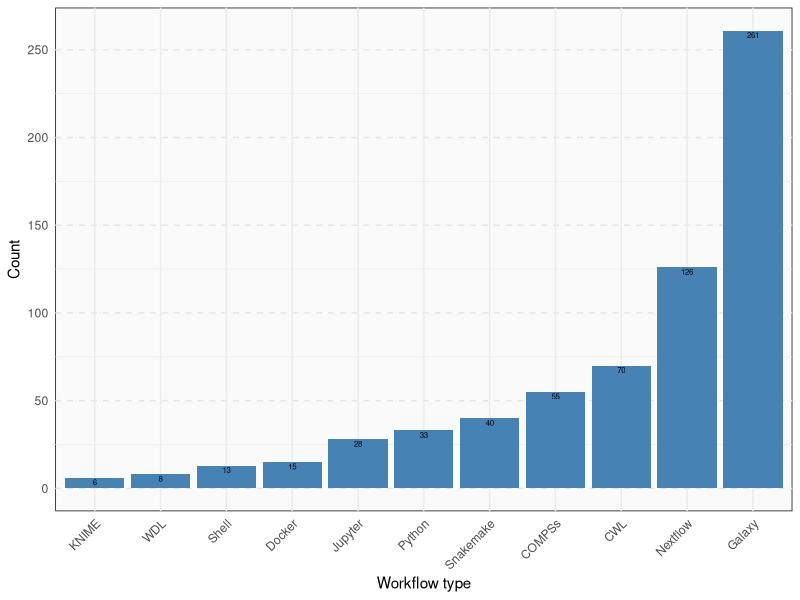

Reproduce this figure in R.
# Load the required packages
library(ggplot2)
library(scales)

# Create a data frame
data <- data.frame(
  Workflow_type = c("Galaxy", "Nextflow", "CWL", "COMPSs", "Snakemake", "Python", "Jupyter", "Docker", "Shell", "WDL", "KNIME"),
  n = c(261, 126, 70, 55, 40, 33, 28, 15, 13, 8, 6)
)

# Create the bar plot
ggplot(data, aes(x = reorder(Workflow_type, n), y = n)) +
  geom_bar(stat = "identity", fill = "#4682B4") +
  geom_text(aes(label = n), vjust = 1.25, size = 2) +
  labs(x = "Workflow type", y = "Count") +
  theme_minimal() +
  theme(
    axis.text.x = element_text(angle = 45, hjust = 1),
    panel.grid.major.y = element_line(color = "gray90", linetype = "dashed"),
    panel.background = element_rect(fill = "gray98")
  ) +
  scale_y_continuous(breaks = seq(0, 300, 50))
